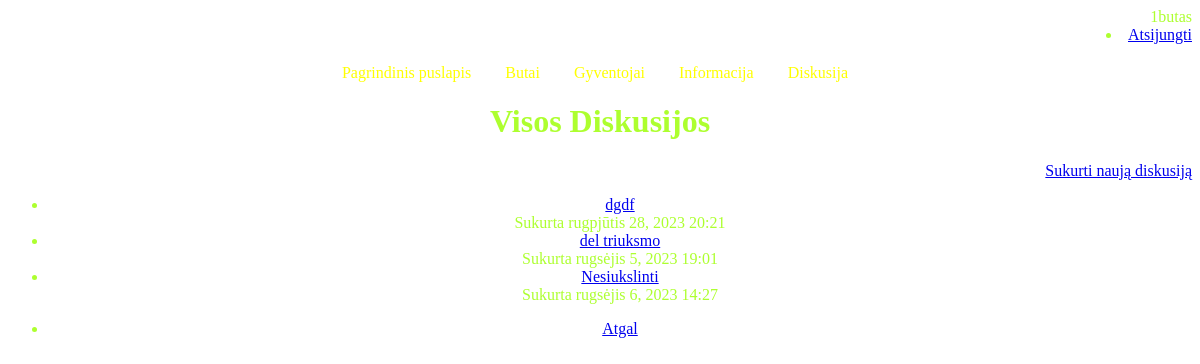
The page /diskusija/ (signed in) on the database its author committed.
### gyventojas/models.py (models this page shows, shortened)
class Resident(AbstractUser):
    flat_nr = models.ForeignKey(Flat, on_delete=models.SET_NULL, null=True, blank=True, related_name='gyventojas')  # Laukas flat_nr, nurodantys ForeignKey į Flat modelį
    class Meta:
        verbose_name = 'Gyventojas'
        verbose_name_plural = 'Gyventojai'

### diskusija/models.py (models this page shows, shortened)
class Diskusija(models.Model):
    title = models.CharField(max_length=100, verbose_name="Pavadinimas")
    text = models.TextField(verbose_name="Turinys")
    date = models.DateTimeField(auto_now_add=True)
    likes = models.PositiveIntegerField(default=0, verbose_name="Patiko")
    dislikes = models.PositiveIntegerField(default=0, verbose_name="Nepatiko")
    class Meta:
        verbose_name = 'Diskusija'
        verbose_name_plural = 'Diskusijos'

### diskusija/views.py (the view)
# urls.py: path('', views.visos_diskusijos, name='visos_diskusijos'),
def visos_diskusijos(request):
    diskusijos = Diskusija.objects.all()
    return render(request, 'visos_diskusijos.html', {'diskusijos': diskusijos})

### diskusija/templates/visos_diskusijos.html (shortened to what this page needs)
<!DOCTYPE html>
<html lang="en">
<head>
    {% extends "base.html" %}
{% block "content" %}
</head>
<body>
 {% if user.is_authenticated %}
    <h1>Visos Diskusijos</h1>
 <div>
            <a href="{% url 'kurti_diskusija' %}">Sukurti naują diskusiją</a>
        <ul>
            {% for diskusija in diskusijos %}
        <li>
            <a href="{% url 'diskusija_detail' diskusija_id=diskusija.id %}">{{ diskusija.title }}</a><br>
            Sukurta {{ diskusija.date|date:"F j, Y H:i" }}
         </li>
        {% endfor %}
        {% else %}
            <p>Prašome prisijungti, kad galėtumėte pamatyti butų sąrašą.</p>
        {% endif %}
            </ul>
</div>
<ul class="back">
    <li><a href="{% url 'index' %}">Atgal</a></li>
</ul>
</body>
{% endblock %}

### templates/base.html (shortened to what this page needs)
<!DOCTYPE html>
<html lang="en">
<head>
    {% load static %}
    <link rel="stylesheet" type="text/css" href="{% static 'css/style.css' %}">
</head>
<body class="bodis">
    <div class="container-fluid">
        <div class="row">
           {% if user.is_authenticated %}
            {{ user.get_username }}
             <li class="nav-item"><a class="nav-link" href="{% url 'logout'%}?next=/">Atsijungti</a></li>
               {% else %}
            <li class="nav-item"><a class="nav-link" href="{% url 'login'%}?next={{request.path}}">Prisijungti</a></li>
          {% endif %}
                <div class="col-sm-2">
                    {% block sidebar %}
                    <div id="sidebar">
                            <ul class="sidebar-nav">
                                <li><a href="{% url 'index' %}">Pagrindinis puslapis</a></li>
                                <li><a href="{% url 'butas' %}">Butai</a></li>
                                <li><a href="{% url 'gyventojas_list' %}">Gyventojai</a></li>
                                <li><a href="{% url 'buto-inasas' %}">Informacija</a></li>
                                <li><a href="{% url 'visos_diskusijos' %}">Diskusija</a></li>
                            </ul>
                        </div>
                    {% endblock %}
                </div>
            {% block "content" %}
                    {% endblock %}
</body>
</html>

### gyventojas/static/css/style.css (style rules this page uses)
.bodis { background-image: url('/static/img/fonas2.jpg'); background-size: cover; background-repeat: no-repeat; color: GreenYellow; }
.sidebar-nav { margin-top: 20px; padding: 0; list-style: none; text-align: center; }
.sidebar-nav li { display: inline-block; margin-right: 10px; }
.sidebar-nav a { text-decoration: none; padding: 5px 10px; color: green; border-radius: 5px; }
.sidebar-nav a { text-decoration: none; padding: 5px 10px; color: Yellow; border-radius: 5px; transition: transform 0.2s; }
h1, h2, p, ul { text-align: center; }
.row { text-align: right; }

### rows shown on the page
Resident: get_username "1butas"
Diskusija: title "dgdf", date "rugpjūtis 28, 2023 20:21"
Diskusija: title "del triuksmo", date "rugsėjis 5, 2023 19:01"
Diskusija: title "Nesiukslinti", date "rugsėjis 6, 2023 14:27"
